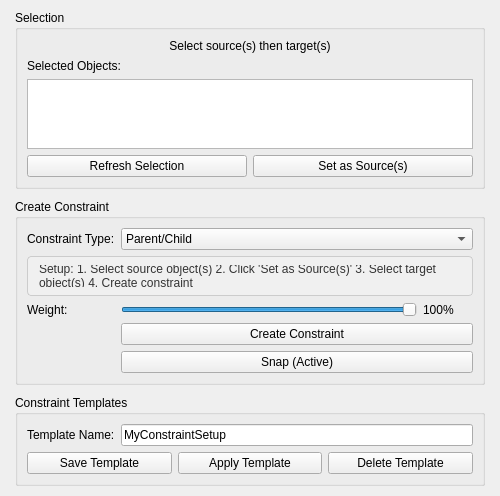
<?xml version="1.0" encoding="UTF-8"?>
<ui version="4.0">
 <class>ConstraintManagerWidget</class>
 <widget class="QWidget" name="ConstraintManagerWidget">
  <property name="geometry">
   <rect>
    <x>0</x>
    <y>0</y>
    <width>500</width>
    <height>450</height>
   </rect>
  </property>
  <property name="windowTitle">
   <string>Constraint Manager</string>
  </property>
  <layout class="QVBoxLayout" name="verticalLayout">
   <property name="leftMargin">
    <number>15</number>
   </property>
   <property name="topMargin">
    <number>10</number>
   </property>
   <property name="rightMargin">
    <number>15</number>
   </property>
   <property name="bottomMargin">
    <number>10</number>
   </property>
   <property name="spacing">
    <number>10</number>
   </property>
   <item>
    <widget class="QGroupBox" name="selectionGroup">
     <property name="title">
      <string>Selection</string>
     </property>
     <layout class="QVBoxLayout" name="verticalLayout_2">
      <item>
       <widget class="QLabel" name="infoLabel">
        <property name="text">
         <string>Select source(s) then target(s)</string>
        </property>
        <property name="alignment">
         <set>Qt::AlignCenter</set>
        </property>
       </widget>
      </item>
      <item>
       <widget class="QLabel" name="selectionLabel">
        <property name="text">
         <string>Selected Objects:</string>
        </property>
       </widget>
      </item>
      <item>
       <widget class="QListWidget" name="selectionList">
        <property name="maximumSize">
         <size>
          <width>16777215</width>
          <height>80</height>
         </size>
        </property>
       </widget>
      </item>
      <item>
       <layout class="QHBoxLayout" name="horizontalLayout">
        <item>
         <widget class="QPushButton" name="refreshButton">
          <property name="text">
           <string>Refresh Selection</string>
          </property>
         </widget>
        </item>
        <item>
         <widget class="QPushButton" name="setSourceButton">
          <property name="text">
           <string>Set as Source(s)</string>
          </property>
         </widget>
        </item>
       </layout>
      </item>
     </layout>
    </widget>
   </item>
   <item>
    <widget class="QGroupBox" name="constraintGroup">
     <property name="title">
      <string>Create Constraint</string>
     </property>
     <layout class="QFormLayout" name="formLayout">
      <item row="0" column="0">
       <widget class="QLabel" name="typeLabel">
        <property name="text">
         <string>Constraint Type:</string>
        </property>
       </widget>
      </item>
      <item row="0" column="1">
       <widget class="QComboBox" name="constraintTypeCombo">
        <item>
         <property name="text">
          <string>Parent/Child</string>
         </property>
        </item>
        <item>
         <property name="text">
          <string>Position</string>
         </property>
        </item>
        <item>
         <property name="text">
          <string>Rotation</string>
         </property>
        </item>
        <item>
         <property name="text">
          <string>Aim</string>
         </property>
        </item>
        <item>
         <property name="text">
          <string>Relation</string>
         </property>
        </item>
       </widget>
      </item>
      <item row="1" column="0" colspan="2">
       <widget class="QLabel" name="constraintInstructionsLabel">
        <property name="text">
         <string>Setup: 1. Select source object(s) 2. Click 'Set as Source(s)' 3. Select target object(s) 4. Create constraint</string>
        </property>
        <property name="wordWrap">
         <bool>true</bool>
        </property>
        <property name="styleSheet">
         <string>QLabel { background-color: #f0f0f0; padding: 8px; border: 1px solid #ccc; border-radius: 4px; color: #333; }</string>
        </property>
        <property name="minimumSize">
         <size>
          <width>0</width>
          <height>40</height>
         </size>
        </property>
       </widget>
      </item>
      <item row="2" column="0">
       <widget class="QLabel" name="weightLabel">
        <property name="text">
         <string>Weight:</string>
        </property>
       </widget>
      </item>
      <item row="2" column="1">
       <layout class="QHBoxLayout" name="horizontalLayout_2">
        <item>
         <widget class="QSlider" name="weightSlider">
          <property name="minimum">
           <number>0</number>
          </property>
          <property name="maximum">
           <number>100</number>
          </property>
          <property name="value">
           <number>100</number>
          </property>
          <property name="orientation">
           <enum>Qt::Horizontal</enum>
          </property>
         </widget>
        </item>
        <item>
         <widget class="QLabel" name="weightValueLabel">
          <property name="minimumSize">
           <size>
            <width>50</width>
            <height>0</height>
           </size>
          </property>
          <property name="text">
           <string>100%</string>
          </property>
         </widget>
        </item>
       </layout>
      </item>
      <item row="3" column="1">
       <widget class="QPushButton" name="createConstraintButton">
        <property name="text">
         <string>Create Constraint</string>
        </property>
       </widget>
      </item>
      <item row="4" column="1">
       <widget class="QPushButton" name="snapButton">
        <property name="text">
         <string>Snap (Active)</string>
        </property>
       </widget>
      </item>
     </layout>
    </widget>
   </item>
   <item>
    <widget class="QGroupBox" name="templatesGroup">
     <property name="title">
      <string>Constraint Templates</string>
     </property>
     <layout class="QVBoxLayout" name="verticalLayout_3">
      <item>
       <layout class="QHBoxLayout" name="horizontalLayout_3">
        <item>
         <widget class="QLabel" name="templateNameLabel">
          <property name="text">
           <string>Template Name:</string>
          </property>
         </widget>
        </item>
        <item>
         <widget class="QLineEdit" name="templateNameEdit">
          <property name="text">
           <string>MyConstraintSetup</string>
          </property>
         </widget>
        </item>
       </layout>
      </item>
      <item>
       <layout class="QHBoxLayout" name="horizontalLayout_4">
        <item>
         <widget class="QPushButton" name="saveTemplateButton">
          <property name="text">
           <string>Save Template</string>
          </property>
         </widget>
        </item>
        <item>
         <widget class="QPushButton" name="loadTemplateButton">
          <property name="text">
           <string>Apply Template</string>
          </property>
         </widget>
        </item>
        <item>
         <widget class="QPushButton" name="deleteTemplateButton">
          <property name="text">
           <string>Delete Template</string>
          </property>
         </widget>
        </item>
       </layout>
      </item>
     </layout>
    </widget>
   </item>
  </layout>
 </widget>
 <resources/>
 <connections/>
</ui>
